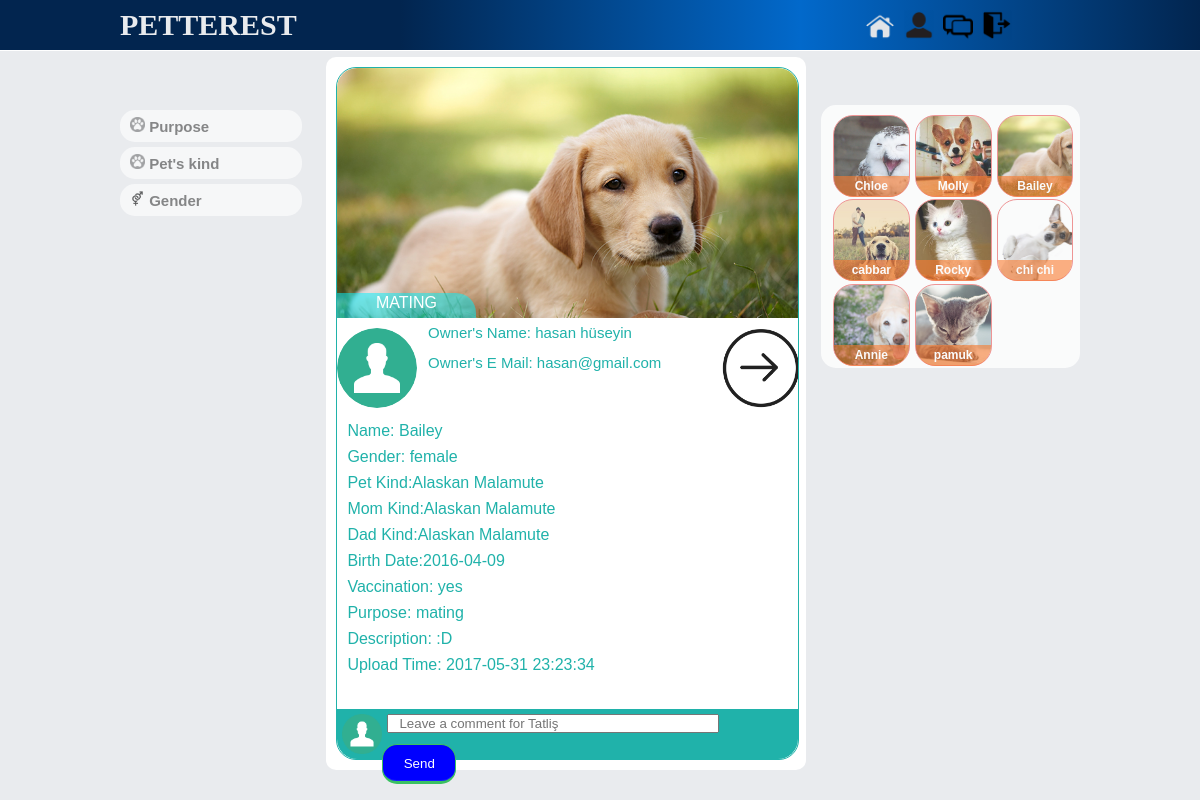
Screenshot of /tema/post.php?animalID=47 (signed in) with the database file from the repository.
### tables this page shows
CREATE TABLE IF NOT EXISTS `animals` (
  `animalID` int(11) NOT NULL AUTO_INCREMENT,
  `userID` int(11) NOT NULL,
  `aSpecies` varchar(255) NOT NULL,
  `aKind` varchar(255) NOT NULL,
  `aName` varchar(255) NOT NULL,
  `birthDate` varchar(255) NOT NULL,
  `gender` varchar(255) NOT NULL,
  `vaccine` varchar(255) NOT NULL,
  `aAvatar` varchar(255) NOT NULL,
  `momKind` varchar(255) NOT NULL,
  `dadKind` varchar(255) NOT NULL,
  `sharePurpose` varchar(255) NOT NULL,
  `information` varchar(255) NOT NULL,
  `addDate` varchar(255) NOT NULL,
  `lastSituation` tinyint(2) NOT NULL,
  PRIMARY KEY (`animalID`)
);

CREATE TABLE IF NOT EXISTS `users` (
  `userID` int(11) NOT NULL AUTO_INCREMENT,
  `name` varchar(20) NOT NULL,
  `surname` varchar(30) NOT NULL,
  `e_mail` varchar(30) NOT NULL,
  `password` varchar(20) NOT NULL,
  `gender` varchar(10) NOT NULL,
  `birthDate` varchar(20) NOT NULL,
  `address` varchar(255) NOT NULL,
  `avatar` varchar(255) NOT NULL,
  `rutbe` tinyint(4) NOT NULL,
  `onay` tinyint(4) NOT NULL,
  `enrolDate` varchar(20) NOT NULL,
  PRIMARY KEY (`userID`)
);

### tema/post.php (the view, shortened to what this page needs)
<?php
    if(!isset($_SESSION["login"])){
        echo ' <script type="text/javascript">
						alert("You cannot enter this website without login !");
					</script>';
		header('refresh:0; url="../index.php"');
    }else{
        $userEnterID=$_SESSION["id"];
?>
<!DOCTYPE html>
<html lang="en">
    <head>
        <link href="css/style.css" rel="stylesheet">
        <link href="css/reset.css" rel="stylesheet">
        <link rel="stylesheet" type="text/css" href="css/accordion.css">
    </head>
<body>
    <div id="banner">
        <div id="slogan">
            <span>PETTEREST</span>
        </div>
        <div id="icons">
            <a href="../system/fonk.php?page=home" class="home" id="home1" title="Home"></a>
            <a href="../system/fonk.php?page=myProfile" class="home" id="home2"  title="My Profile"></a>
            <a href="#" class="home" id="home3" title="Comments"></a>
            <a href="../system/fonk.php?page=logout" class="home" id="home4" title="Log out"></a>
        </div>
    </div>
    <div class="wrapper">
        <div class="left_side">
        	<div id="options">
				<button class="accordion"><img src="images/pet-icon.png" alt="Pets Kind" width="15px" height="15px"> Purpose</button>
					<button class="accordion"><img src="images/pet-icon.png" alt="Pets Kind" width="15px" height="15px"> Pet's kind</button>
					<button class="accordion"><img src="images/gender.png" alt="Pets Kind" width="15px" height="15px"> Gender</button>
			</div>
        </div>
        <div class="middle3">
		<?php
						$db= new PDO("mysql:host=127.0.0.1;dbname=petportal;charset=utf8","root","");
						$anim=$_GET["animalID"];
						$sql =$db->query("SELECT * FROM animals WHERE animalID=$anim");
						$r=$sql->fetch();
						if($r["sharePurpose"]=="mating"){
						$db= new PDO("mysql:host=127.0.0.1;dbname=petportal;charset=utf8","root","");
						$anim=$_GET["animalID"];
						$sql =$db->query("SELECT * FROM animals WHERE animalID=$anim");
						while($r=$sql->fetch()){
			?>
            <div class="post">
            <div class="pictu" style="background-image:url(<?php echo $r["aAvatar"];?>); ">
                <div class="info">
                    <div class="about">Mating</div>
                </div>
            </div>
            <div class="detail">
                <div class="detailAnimal">
                    <div class="more" style="width:97%;">
                        <img src="<?php
									$userWho=$r["userID"];
									$sqlForUser=$db->query("SELECT * FROM users WHERE userID=$userWho");
									$userFoto=$sqlForUser->fetch();
									echo $avatarNewFoto=$userFoto["avatar"];
									?>" style="float:left;border-radius:50%"/>
									<div style="width:70%; margin-top:2%; margin-left:3%; height:100px; float:left; color:lightseagreen; font-size:15px;font-family: Verdana, Geneva, Tahoma, sans-serif;">
										<p>Owner's Name: <?php echo $userFoto["name"]." ".$userFoto["surname"];?></p><br>
										<p>Owner's E Mail: <?php echo $userFoto["e_mail"]?></p><br>
									</div>
                    </div>
                </div>
                <div class="user"><a href="main.php"><img src="images/more.png"/></a></div>
            </div>
             <div class="description">
		<p>Name: <?php echo $r["aName"];?></p>
        <p>Gender: <?php echo $r["gender"];?></p>
        <p>Pet Kind:<?php echo $r["aKind"];?></p>
        <p>Mom Kind:<?php echo $r["momKind"];?></p>
        <p>Dad Kind:<?php echo $r["dadKind"];?></p>
        <p>Birth Date:<?php echo $r["birthDate"];?></p>
        <p>Vaccination: <?php echo $r["vaccine"];?></p>
        <p>Purpose: <?php echo $r["sharePurpose"];?></p>
        <p>Description: <?php echo $r["information"];?></p>
        <p>Upload Time: <?php echo $r["addDate"];?></p>
        </div>
		<?php
			$db= new PDO("mysql:host=127.0.0.1;dbname=petportal;charset=utf8","root","");
		?>
        <div class="comment">
         <img src="
			<?php
								$id=$_SESSION["id"];
								$db= new PDO("mysql:host=127.0.0.1;dbname=petportal;charset=utf8","root","");
								$sqlForUser=$db->query("SELECT * FROM users WHERE userID=$id");
								$userFoto=$sqlForUser->fetch();
								echo $avatarNewFoto=$userFoto["avatar"];
			?>"/>
         <form action="../system/fonk.php" name="commentForm" id="commentForm" method="post" enctype="multipart/form-data">
         <input class="commentText" style="width:71%; margin:5px;line-height:40px" type="text" placeholder="Leave a comment for Tatliş" name="comment"/>
		 <button class="commentButton"  type="submit" value="Send" name="commentButton" style="
	color: #FFF;
	background-color:blue;
	height:40px;
	text-align: center;
	font-style: normal;
	border-radius: 15px;
	margin-top:6px;
	border: 1px solid #3ac162;
	border-width: 1px 1px 3px;
	box-shadow: 0 -1px 0 rgba(255,255,255,0.1) inset;
	">Send</button>
        </form>
        </div>
        </div>
		<?php
			}
		}else if($r["sharePurpose"]=="ownership"){
						$db= new PDO("mysql:host=127.0.0.1;dbname=petportal;charset=utf8","root","");
						$anim=$_GET["animalID"];
						$sql=$db->query("SELECT * FROM animals WHERE animalID=$anim");
						$split="";
						$avatarNew="";
						while($r=$sql->fetch()){
						$split=explode('/',$r["aAvatar"]);
						$avatarNew=$split[3]."/".$split[4]."/".$split[5];
		?>
			<div class="femalepost">
            <div class="famalepictu" style="background-image:url(<?php echo $r["aAvatar"];?>); ">
                <div class="famaleinfo">
                    <div class="famaleabout">Ownership</div>
                </div>
            </div>
            <div class="famaledetail">
                <div class="famaledetailAnimal">
                    <div class="more" style="width:97%;">
                        <img src="<?php
									$userWho="";
									$userWho=$r["userID"];
									$sqlForUser=$db->query("SELECT * FROM users WHERE userID=$userWho");
									$userFoto=$sqlForUser->fetch();
									$avatarNewFoto="";
									echo $avatarNewFoto=$userFoto["avatar"];
									?>" style="float:left;"/>
									<div style="width:70%; margin-top:2%; margin-left:3%; height:100px; float:left; color:lightseagreen; font-size:15px;font-family: Verdana, Geneva, Tahoma, sans-serif;">
										<p>Owner's Name: <?php echo $userFoto["name"]." ".$userFoto["surname"];?></p><br>
										<p>Owner's E Mail: <?php echo $userFoto["e_mail"]?></p><br>
									</div>
                    </div>
                </div>
                <div class="user"><a href="main.php"><img src="images/more.png"/></a></div>
            </div>
             <div class="description">
				<p>Name: <?php echo $r["aName"];?></p>
				<p>Gender: <?php echo $r["gender"];?></p>
				<p>Pet Kind:<?php echo $r["aKind"];?></p>
				<p>Mom Kind:<?php echo $r["momKind"];?></p>
				<p>Dad Kind:<?php echo $r["dadKind"];?></p>
				<p>Birth Date:<?php echo $r["birthDate"];?></p>
				<p>Vaccination: <?php echo $r["vaccine"];?></p>
				<p>Purpose: <?php echo $r["sharePurpose"];?></p>
				<p>Description: <?php echo $r["information"];?></p>
				<p>Upload Time: <?php echo $r["addDate"];?></p>
			</div>
		<?php
			$animalcommentID=$_GET["animalID"];
			$db= new PDO("mysql:host=127.0.0.1;dbname=petportal;charset=utf8","root","");
			$showcomment=$db->query("SELECT * FROM comments WHERE animalID=$anim");
			while($sqlcomment=$showcomment->fetch()){
		?>
        <div class="commended" style="margin-bottom:5px;">
         <div class="commendedImg"><img src="
						<?php
								$id=$_SESSION["id"];
								$commentUserID=$sqlcomment["userID"];
								$db= new PDO("mysql:host=127.0.0.1;dbname=petportal;charset=utf8","root","");
								$sqlForUser=$db->query("SELECT * FROM users WHERE userID=$commentUserID");
								$commentID=$sqlcomment["commentID"];
                                $userFoto=$sqlForUser->fetch();
								$splitFoto="";
								$avatarNewFoto="";
								$splitFoto=explode('/',$userFoto["avatar"]);
								echo $avatarNewFoto=$userFoto["avatar"];
			?>" style="border-radius:15px;height:37px"/></div>
         <div class="date"></div>
         <div class="commendedArea" style="width:86%; float:left;"><p><?php echo $sqlcomment["comment"]; ?></p></div>
		<?php
		 if($id==$commentUserID){
		 ?>
		 <a href="../system/fonk.php?page=deleteComment&commentID=<?php echo $commentID;?>&animalID=<?php echo $animalcommentID;?>"><img src="images/closecuk.png" style="width:15px;height:15px;float:left;padding-top:8px"></a>
         <?php
		 }
		 ?>
        </div>
		<?php
		}
		?>
        <div class="comment">
         <img src="
			<?php
								$id=$_SESSION["id"];
								$db= new PDO("mysql:host=127.0.0.1;dbname=petportal;charset=utf8","root","");
								$sqlForUser=$db->query("SELECT * FROM users WHERE userID=$id");
								$userFoto=$sqlForUser->fetch();
								$splitFoto="";
								$avatarNewFoto="";
								$splitFoto=explode('/',$userFoto["avatar"]);
								echo $avatarNewFoto=$userFoto["avatar"];
			?>"/>
         <form action="../system/fonk.php" name="commentForm" id="commentForm" method="post" enctype="multipart/form-data">
         <input class="commentText" style="width:71%; height:67%; margin:5px;" type="text" placeholder="Leave a comment for Tatliş" name="comment"/>
         <input type="hidden" name="userID" value="<?php echo $userEnterID;?>">
         <input type="hidden" name="animalID" value="<?php echo $r["animalID"];?>">
         <input type="hidden" name="makeComment" value="makeCommentFunc">
		 <button class="commentButton"  type="submit" value="Send" name="commentButton">Send</button>
        </form>
        </div>
        </div>
		<?php
		}
		}
		?>
		</div>
        <div class="right_side">
		<?php
						$db= new PDO("mysql:host=127.0.0.1;dbname=petportal;charset=utf8","root","");
						$sql =$db->query("SELECT * FROM animals ORDER BY addDate DESC LIMIT 9");
						while($r=$sql->fetch()){
						$split=explode('/',$r["aAvatar"]);
						$avatarNew=$split[2]."/".$split[3]."/".$split[4]."/".$split[5];
		?>
            <div class="newanimald" style="background-image: url(<?php echo $avatarNew;?>);">
				<div class="newnameAnimald" style="font-size:12px; font-family: Verdana, Geneva, Tahoma, sans-serif;"><a href="post.php?animalID=<?php echo $r["animalID"];?>" style="color:white;" ><?php echo $r["aName"];?></a></div>
			</div>
        <?php
		}
		?>
        </div>
</body>
</html>
<?php
    }
?>

### tema/css/style.css (style rules this page uses)
* { padding:0px; margin:0px; list-style-type: none; text-decoration: none; }
html,body { background:#e9ebee; }
#banner { border-bottom:1px solid white; height:50px; width:100%; background-image:url(../images/navbar.png); background-size:cover; background-repeat:no-repeat; background: #02254f; background: -webkit-linear-gradient(left, #02254f, #02254f, #0269cb,#02254f); background: -o-linear-gradient(right, #02254f, #02254f, #0269cb,#02254f); background: -moz-linear-gradient(right, #02254f, #02254f, #0269cb,#02254f,); background: linear-gradient(to right, #02254f, #02254f, #0269cb,#02254f,); }
#slogan { height: 50px; font-family: 'Concert One', cursive; float: left; color:#e9ebee; margin-left:10%; line-height: 50px; font-size: 30px; font-weight: bold; }
#icons { height: 50px; width:220px; float:right; margin-right:10%; }
#home1 { content: url(../images/home2focus.png); width:30px; height:30px; margin-top:10px; margin-left:5px; }
#home2 { content: url(../images/me2.png); width:30px; height:30px; margin-top:10px; margin-left:5px; }
#home3 { content: url(../images/messages.png); width:30px; height:30px; margin-top:10px; margin-left:5px; }
#home4 { content: url(../images/logout.png); width:30px; height:30px; margin-top:10px; margin-left:5px; }
.wrapper { width:80%; min-height: 300px; margin:0.5% auto; }
.left_side { width:19%; min-height:200px; opacity:0.6; float:left; border-radius: 5px; margin-top:5%; }
.middle3 { background-color: white; width:50%; min-height:200px; float:left; margin-left:2.5%; border-radius: 10px; }
.post { width:96%; margin:10px; float:left; border:1px solid lightseagreen; border-radius:20px; transition: 0.2s; }
.pictu { width:100%; height:250px; border-radius:20px 20px 0 0; background-size: cover; z-index:9999; overflow: hidden; }
.info { width:100%; height:25px; margin:225px 0 0 0; }
.about { width:30%; height:25px; border-radius:0 20px 0 0; text-align: center; background: rgba(0, 242, 255,0.5); color:white; transition:0.1s; text-transform:uppercase; padding:2px 0 0 0; font-family: Verdana, Geneva, Tahoma, sans-serif; transition: 0.3s; }
.detail { width:100%; height:100px; border-radius:0 0 20px 20px; overflow: hidden; }
.detailAnimal { width:80%; height:100px; float:left; border-radius:0 0 0 20px; overflow: hidden; }
.more img { width:80px; height:80px; margin:10px 0 0 0; transition: 0.2s; border-radius:50%; }
.user { width:20%; height:100px; float:right; border-radius:0 0 20px 0; overflow: hidden; }
.user img { width:80px; height:80px; margin:10px 0 0 15px; border-radius:0 0 20px 0; transition: 0.2s; }
.right_side { width:26%; min-height:200px; background-color: white; opacity:0.8; float:right; border-radius: 15px; padding-top: 1%; padding-left:1%; margin-top:5%; }
.newanimald { float:left; width:30%; height:80px; margin-top:0px; margin-right: 1%; margin-bottom:1%; margin-left:1%; border:1px solid lightcoral; background-size:cover; border-radius: 20px; transition:0.1s; }
.newnameAnimald { height:21px; margin:60px 0 0 0; text-align: center; background:rgba(255, 97, 0,0.6); border-radius:0 0 20px 20px; color:white; font-weight: bold; transition:0.1s; font-size:15px; line-height: 21px; }
.description p { padding:5px 0 5px 10px; color:lightseagreen; font-family: Verdana, Geneva, Tahoma, sans-serif; transition: 0.3s; }
.comment { width:100%; height: 50px; background-color:lightseagreen; margin-top:31px; border-radius:0px 0px 20px 20px; }
.comment img { width:40px; height:40px; float:left; margin-left:5px; margin-top:5px; transition: 0.2s; }
.commentText { width:72%; height:67%; margin:5px; }
.comment input { text-indent: 10px; }
.commentButton { width:16%; height:75%; border-radius: 0px 20px 20px 0px ; border-style:none; }

### tema/css/accordion.css (style rules this page uses)
button.accordion { background-color: #eee; color: #444; cursor: pointer; padding: 7px 7px 7px 10px; margin-top:5px; width: 100%; border: none; text-align: left; outline: none; font-size: 15px; transition: 0.4s; border-radius: 15px; font-weight: bold; background: white; }

### rows the page displays
animals: aAvatar (picture), userID.avatar (placeholder picture), userID.name "hasan", userID.surname "hüseyin", userID.e_mail "hasan@gmail.com", aName "Bailey", gender "female", aKind "Alaskan Malamute", momKind "Alaskan Malamute", dadKind "Alaskan Malamute", birthDate "2016-04-09", vaccine "yes", sharePurpose "mating", information ":D", addDate "2017-05-31 23:23:34"
animals: aAvatar (picture), aName "Chloe"
animals: aAvatar (picture), aName "Molly"
animals: aAvatar (picture), aName "cabbar"
animals: aAvatar (picture), aName "Rocky"
animals: aAvatar (picture), aName "chi chi"
animals: aAvatar (picture), aName "Annie"
animals: aAvatar (picture), aName "pamuk"
